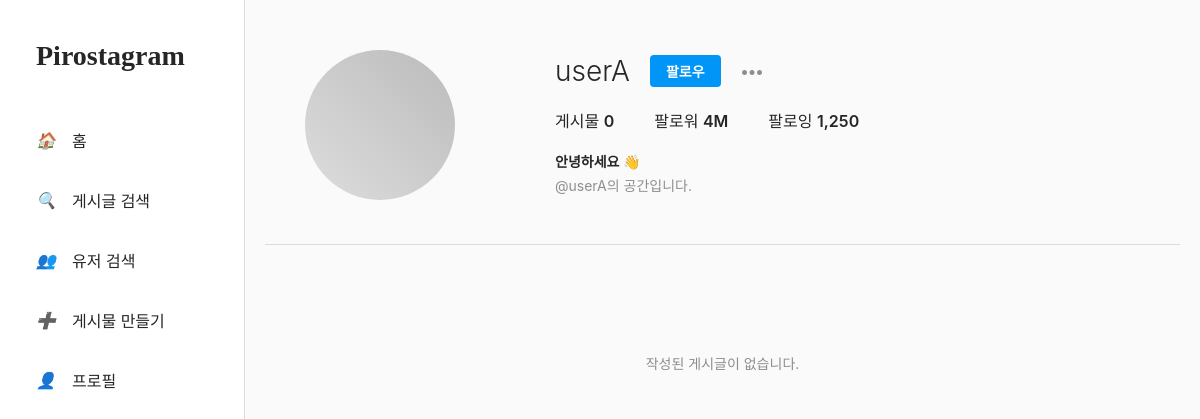
The app's page /profile/userA/ (signed in), older data.
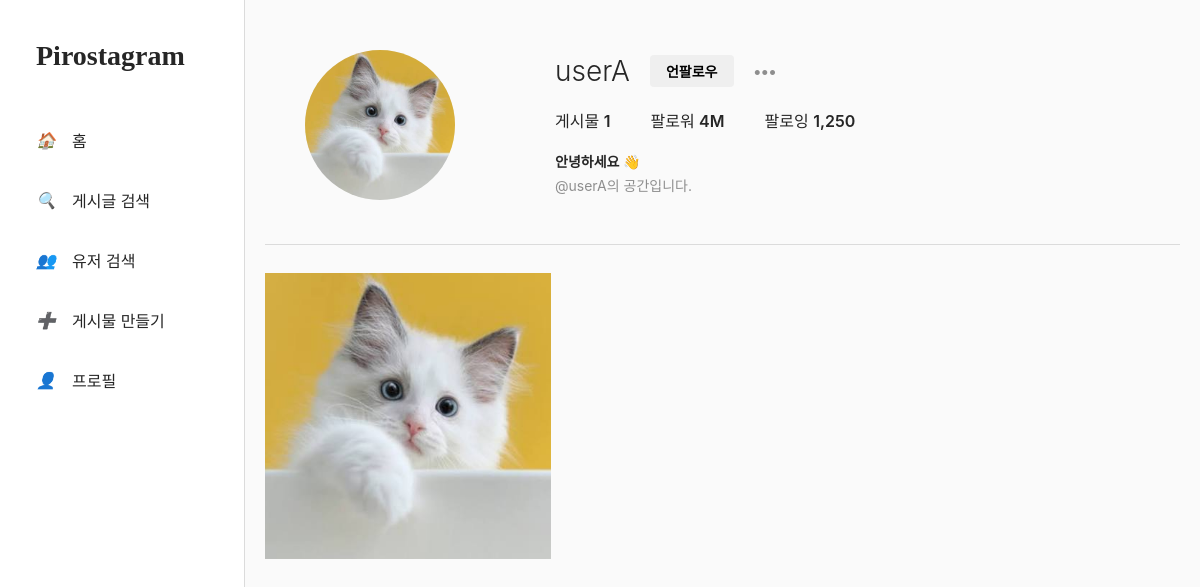
The same page, newer data.
### instagram_clone/models.py (models this page shows, shortened)
class Post(models.Model):
    author = models.ForeignKey(User, on_delete=models.CASCADE, related_name = 'posts')
    content = models.TextField(blank=True)
    created_at = models.DateTimeField(auto_now_add=True)
    updated_at = models.DateTimeField(auto_now=True)
    image = models.ImageField(upload_to='posts/')

### instagram_clone/views.py (the view)
# urls.py: path('profile/<str:username>/', views.user_profile, name='user_profile'),
@login_required
def user_profile(request, username):
    profile_user = get_object_or_404(User, username=username)
    posts = profile_user.posts.order_by('-created_at')
    is_following = Follow.objects.filter(follower=request.user, following=profile_user).exists()
    context = {
        'profile_user': profile_user,
        'posts': posts,
        'is_following': is_following,
    }
    return render(request, 'instagram/profile.html', context)

### instagram_clone/templates/instagram/profile.html (shortened to what this page needs)
<!DOCTYPE html>
<html lang="ko">
<head>
</head>
<body>
    <div class="sidebar">
        <div class="logo">Pirostagram</div>
        <ul class="menu-list">
            <li class="menu-item" onclick="location.href='{% url "feed" %}'"><i>🏠</i> 홈</li>
            <li class="menu-item"><i>🔍</i> 게시글 검색</li>
            <li class="menu-item" onclick="location.href='{% url "user_search" %}'"><i>👥</i> 유저 검색</li>
            <li class="menu-item" onclick="location.href='{% url "post_create" %}'"><i>➕</i> 게시물 만들기</li>
            <li class="menu-item" onclick="location.href='{% url "user_profile" request.user.username %}'"><i>👤</i> 프로필</li>
        </ul>
    </div>
    <div class="main-container">
        <div class="content-wrapper">
            <div class="profile-header">
                <div class="avatar-container">
                    {% if posts.exists %}
                        <img src="{{ posts.first.image.url }}" class="profile-avatar" alt="profile avatar">
                    {% else %}
                        <div class="profile-avatar" style="background: linear-gradient(45deg, #ddd, #bbb);"></div>
                    {% endif %}
                </div>
                <div class="user-info-area">
                    <div class="username-row">
                        <span class="username-text">{{ profile_user.username }}</span>
                        {% if profile_user != request.user %}
                            <a href="{% url 'user_follow' profile_user.username %}">
                                {% if is_following %}
                                    <button class="follow-btn btn-unfollow">언팔로우</button>
                                {% else %}
                                    <button class="follow-btn btn-follow">팔로우</button>
                                {% endif %}
                            </a>
                        {% else %}
                            <span class="my-profile-tag">내 프로필</span>
                        {% endif %}
                        <span style="cursor:pointer; color:#8E8E8E; font-weight:bold;">•••</span>
                    </div>
                    <ul class="stats-row">
                        <li>게시물 <span class="stats-num">{{ posts.count }}</span></li>
                        <li>팔로워 <span class="stats-num">4M</span></li>
                        <li>팔로잉 <span class="stats-num">1,250</span></li>
                    </ul>
                    <div class="bio-row">
                        <p>안녕하세요 👋</p>
                        <p style="font-weight: normal; color: #8E8E8E; margin-top: 4px;">@{{ profile_user.username }}의 공간입니다.</p>
                    </div>
                </div>
            </div>
            <div class="posts-divider"></div>
            <div class="grid-container">
                {% for post in posts %}
                <div class="grid-item" onclick="location.href='{% url "feed" %}#post-{{ post.id }}'">
                    <img src="{{ post.image.url }}" alt="grid post image">
                </div>
                {% empty %}
                <div style="grid-column: span 3; text-align: center; color: #8E8E8E; padding: 80px 0; font-size: 14px;">
                    작성된 게시글이 없습니다.
                </div>
                {% endfor %}
            </div>
        </div>
    </div>
</body>
</html>

Row changes from the older to the newer data that the page shows:
added Post: first.image (picture), image (picture)
Text that changed along with them:
{{ posts.count }}: "0" → "1"
text no longer shown: "팔로우 작성된 게시글이 없습니다."
text now shown: "언팔로우"
